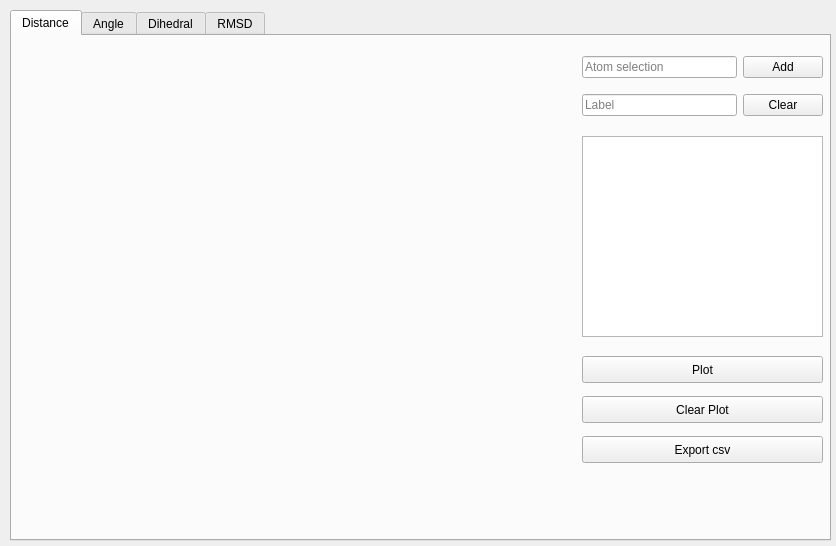
<?xml version="1.0" encoding="UTF-8"?>
<ui version="4.0">
 <class>Form</class>
 <widget class="QWidget" name="Form">
  <property name="geometry">
   <rect>
    <x>0</x>
    <y>0</y>
    <width>836</width>
    <height>546</height>
   </rect>
  </property>
  <property name="windowTitle">
   <string>Measures</string>
  </property>
  <widget class="QTabWidget" name="tabWidget">
   <property name="geometry">
    <rect>
     <x>10</x>
     <y>10</y>
     <width>821</width>
     <height>531</height>
    </rect>
   </property>
   <property name="currentIndex">
    <number>0</number>
   </property>
   <widget class="QWidget" name="tab_distance">
    <attribute name="title">
     <string>Distance</string>
    </attribute>
    <widget class="QPushButton" name="button_plot1">
     <property name="geometry">
      <rect>
       <x>570</x>
       <y>320</y>
       <width>241</width>
       <height>27</height>
      </rect>
     </property>
     <property name="text">
      <string>Plot</string>
     </property>
    </widget>
    <widget class="QPlainTextEdit" name="edit_show1">
     <property name="geometry">
      <rect>
       <x>570</x>
       <y>100</y>
       <width>241</width>
       <height>201</height>
      </rect>
     </property>
    </widget>
    <widget class="QWidget" name="verticalLayoutWidget_3">
     <property name="geometry">
      <rect>
       <x>10</x>
       <y>10</y>
       <width>551</width>
       <height>481</height>
      </rect>
     </property>
     <layout class="QVBoxLayout" name="verticalLayout_1"/>
    </widget>
    <widget class="QPushButton" name="button_clearplot1">
     <property name="geometry">
      <rect>
       <x>570</x>
       <y>360</y>
       <width>241</width>
       <height>27</height>
      </rect>
     </property>
     <property name="text">
      <string>Clear Plot</string>
     </property>
    </widget>
    <widget class="QWidget" name="gridLayoutWidget">
     <property name="geometry">
      <rect>
       <x>570</x>
       <y>10</y>
       <width>241</width>
       <height>80</height>
      </rect>
     </property>
     <layout class="QGridLayout" name="gridLayout">
      <item row="1" column="0">
       <widget class="QLineEdit" name="edit_label1">
        <property name="text">
         <string/>
        </property>
        <property name="placeholderText">
         <string>Label</string>
        </property>
       </widget>
      </item>
      <item row="0" column="0">
       <widget class="QLineEdit" name="edit_atom1">
        <property name="text">
         <string/>
        </property>
        <property name="placeholderText">
         <string>Atom selection</string>
        </property>
       </widget>
      </item>
      <item row="0" column="1">
       <widget class="QPushButton" name="button_add1">
        <property name="text">
         <string>Add</string>
        </property>
       </widget>
      </item>
      <item row="1" column="1">
       <widget class="QPushButton" name="button_clear1">
        <property name="text">
         <string>Clear</string>
        </property>
       </widget>
      </item>
     </layout>
    </widget>
    <widget class="QPushButton" name="button_csv1">
     <property name="geometry">
      <rect>
       <x>570</x>
       <y>400</y>
       <width>241</width>
       <height>27</height>
      </rect>
     </property>
     <property name="text">
      <string>Export csv</string>
     </property>
    </widget>
   </widget>
   <widget class="QWidget" name="tab_angle">
    <attribute name="title">
     <string>Angle</string>
    </attribute>
    <widget class="QPushButton" name="button_plot2">
     <property name="geometry">
      <rect>
       <x>570</x>
       <y>320</y>
       <width>241</width>
       <height>27</height>
      </rect>
     </property>
     <property name="text">
      <string>Plot</string>
     </property>
    </widget>
    <widget class="QPlainTextEdit" name="edit_show2">
     <property name="geometry">
      <rect>
       <x>570</x>
       <y>100</y>
       <width>241</width>
       <height>201</height>
      </rect>
     </property>
    </widget>
    <widget class="QWidget" name="verticalLayoutWidget_2">
     <property name="geometry">
      <rect>
       <x>10</x>
       <y>10</y>
       <width>551</width>
       <height>481</height>
      </rect>
     </property>
     <layout class="QVBoxLayout" name="verticalLayout_2"/>
    </widget>
    <widget class="QPushButton" name="button_clearplot2">
     <property name="geometry">
      <rect>
       <x>570</x>
       <y>360</y>
       <width>241</width>
       <height>27</height>
      </rect>
     </property>
     <property name="text">
      <string>Clear Plot</string>
     </property>
    </widget>
    <widget class="QWidget" name="gridLayoutWidget_2">
     <property name="geometry">
      <rect>
       <x>570</x>
       <y>10</y>
       <width>241</width>
       <height>80</height>
      </rect>
     </property>
     <layout class="QGridLayout" name="gridLayout_2">
      <item row="1" column="0">
       <widget class="QLineEdit" name="edit_label2">
        <property name="text">
         <string/>
        </property>
        <property name="placeholderText">
         <string>Label</string>
        </property>
       </widget>
      </item>
      <item row="0" column="0">
       <widget class="QLineEdit" name="edit_atom2">
        <property name="text">
         <string/>
        </property>
        <property name="placeholderText">
         <string>Atom selection</string>
        </property>
       </widget>
      </item>
      <item row="0" column="1">
       <widget class="QPushButton" name="button_add2">
        <property name="text">
         <string>Add</string>
        </property>
       </widget>
      </item>
      <item row="1" column="1">
       <widget class="QPushButton" name="button_clear2">
        <property name="text">
         <string>Clear</string>
        </property>
       </widget>
      </item>
     </layout>
    </widget>
    <widget class="QPushButton" name="button_csv2">
     <property name="geometry">
      <rect>
       <x>570</x>
       <y>400</y>
       <width>241</width>
       <height>27</height>
      </rect>
     </property>
     <property name="text">
      <string>Export csv</string>
     </property>
    </widget>
   </widget>
   <widget class="QWidget" name="tab_dihedral">
    <attribute name="title">
     <string>Dihedral</string>
    </attribute>
    <widget class="QWidget" name="verticalLayoutWidget">
     <property name="geometry">
      <rect>
       <x>10</x>
       <y>10</y>
       <width>551</width>
       <height>481</height>
      </rect>
     </property>
     <layout class="QVBoxLayout" name="verticalLayout_3"/>
    </widget>
    <widget class="QPlainTextEdit" name="edit_show3">
     <property name="geometry">
      <rect>
       <x>570</x>
       <y>100</y>
       <width>241</width>
       <height>201</height>
      </rect>
     </property>
    </widget>
    <widget class="QPushButton" name="button_plot3">
     <property name="geometry">
      <rect>
       <x>570</x>
       <y>320</y>
       <width>241</width>
       <height>27</height>
      </rect>
     </property>
     <property name="text">
      <string>Plot</string>
     </property>
    </widget>
    <widget class="QPushButton" name="button_clearplot3">
     <property name="geometry">
      <rect>
       <x>570</x>
       <y>360</y>
       <width>241</width>
       <height>27</height>
      </rect>
     </property>
     <property name="text">
      <string>Clear Plot</string>
     </property>
    </widget>
    <widget class="QWidget" name="gridLayoutWidget_3">
     <property name="geometry">
      <rect>
       <x>570</x>
       <y>10</y>
       <width>241</width>
       <height>80</height>
      </rect>
     </property>
     <layout class="QGridLayout" name="gridLayout_3">
      <item row="1" column="0">
       <widget class="QLineEdit" name="edit_label3">
        <property name="text">
         <string/>
        </property>
        <property name="placeholderText">
         <string>Label</string>
        </property>
       </widget>
      </item>
      <item row="0" column="0">
       <widget class="QLineEdit" name="edit_atom3">
        <property name="text">
         <string/>
        </property>
        <property name="placeholderText">
         <string>Atom selection</string>
        </property>
       </widget>
      </item>
      <item row="0" column="1">
       <widget class="QPushButton" name="button_add3">
        <property name="text">
         <string>Add</string>
        </property>
       </widget>
      </item>
      <item row="1" column="1">
       <widget class="QPushButton" name="button_clear3">
        <property name="text">
         <string>Clear</string>
        </property>
       </widget>
      </item>
     </layout>
    </widget>
    <widget class="QPushButton" name="button_csv3">
     <property name="geometry">
      <rect>
       <x>570</x>
       <y>400</y>
       <width>241</width>
       <height>27</height>
      </rect>
     </property>
     <property name="text">
      <string>Export csv</string>
     </property>
    </widget>
   </widget>
   <widget class="QWidget" name="tab_rmsd">
    <attribute name="title">
     <string>RMSD</string>
    </attribute>
    <widget class="QWidget" name="verticalLayoutWidget_4">
     <property name="geometry">
      <rect>
       <x>10</x>
       <y>10</y>
       <width>551</width>
       <height>481</height>
      </rect>
     </property>
     <layout class="QVBoxLayout" name="verticalLayout_4"/>
    </widget>
    <widget class="QPlainTextEdit" name="edit_show4">
     <property name="geometry">
      <rect>
       <x>570</x>
       <y>100</y>
       <width>241</width>
       <height>201</height>
      </rect>
     </property>
    </widget>
    <widget class="QPushButton" name="button_clearplot_4">
     <property name="geometry">
      <rect>
       <x>570</x>
       <y>360</y>
       <width>241</width>
       <height>27</height>
      </rect>
     </property>
     <property name="text">
      <string>Clear Plot</string>
     </property>
    </widget>
    <widget class="QPushButton" name="button_plot4">
     <property name="geometry">
      <rect>
       <x>570</x>
       <y>320</y>
       <width>241</width>
       <height>27</height>
      </rect>
     </property>
     <property name="text">
      <string>Plot</string>
     </property>
    </widget>
    <widget class="QWidget" name="gridLayoutWidget_4">
     <property name="geometry">
      <rect>
       <x>570</x>
       <y>10</y>
       <width>241</width>
       <height>80</height>
      </rect>
     </property>
     <layout class="QGridLayout" name="gridLayout_4">
      <item row="1" column="0">
       <widget class="QLineEdit" name="edit_label4">
        <property name="text">
         <string/>
        </property>
        <property name="placeholderText">
         <string>Label</string>
        </property>
       </widget>
      </item>
      <item row="0" column="0">
       <widget class="QLineEdit" name="edit_atom4">
        <property name="text">
         <string/>
        </property>
        <property name="placeholderText">
         <string>Atom selection</string>
        </property>
       </widget>
      </item>
      <item row="0" column="1">
       <widget class="QPushButton" name="button_add4">
        <property name="text">
         <string>Add</string>
        </property>
       </widget>
      </item>
      <item row="1" column="1">
       <widget class="QPushButton" name="button_clear4">
        <property name="text">
         <string>Clear</string>
        </property>
       </widget>
      </item>
     </layout>
    </widget>
    <widget class="QPushButton" name="button_csv4">
     <property name="geometry">
      <rect>
       <x>570</x>
       <y>400</y>
       <width>241</width>
       <height>27</height>
      </rect>
     </property>
     <property name="text">
      <string>Export csv</string>
     </property>
    </widget>
   </widget>
  </widget>
 </widget>
 <resources/>
 <connections/>
</ui>
